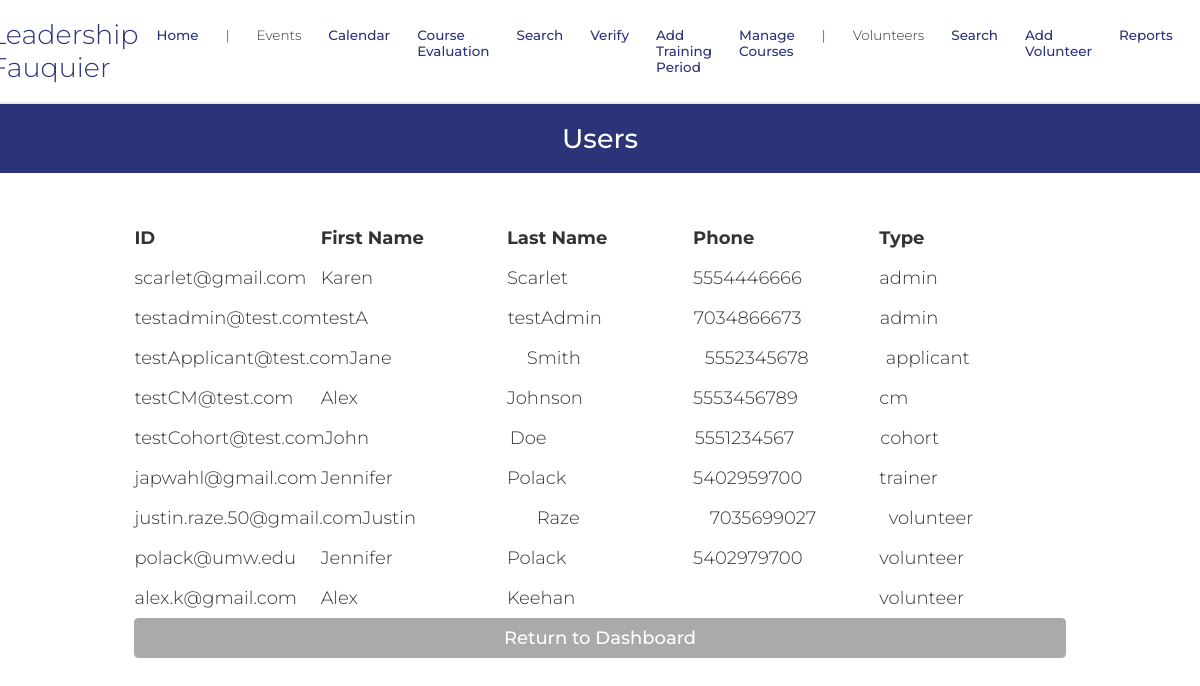
The page /userSearch.php (signed in) on the database as committed earlier.
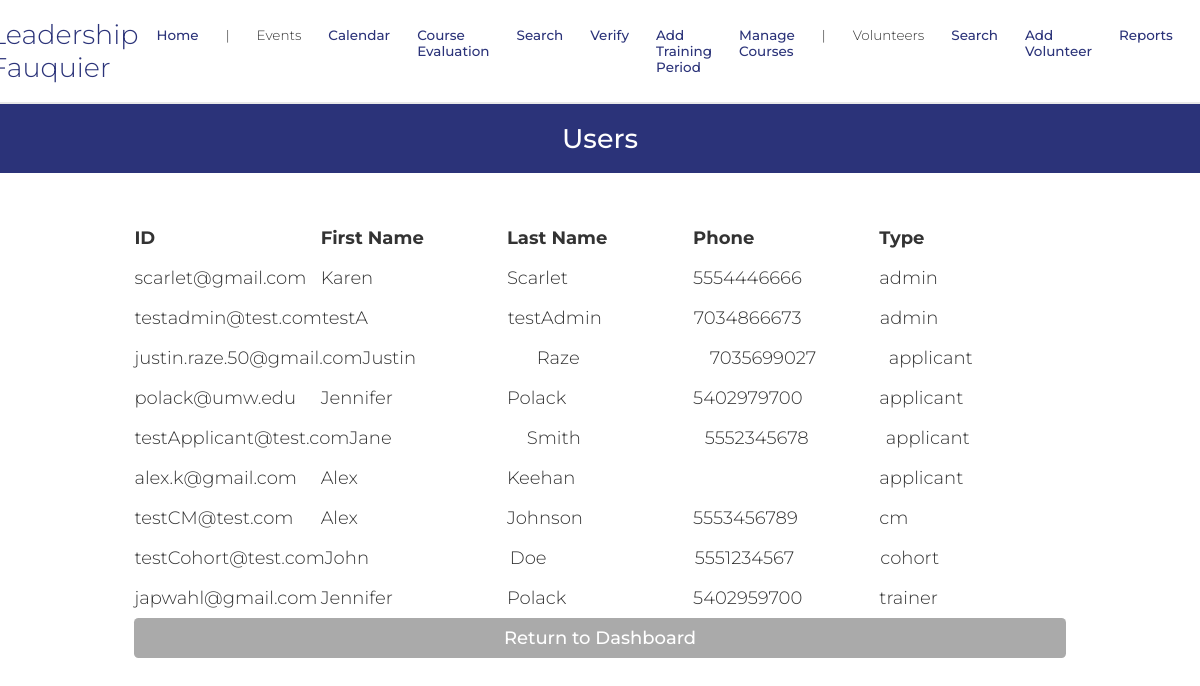
The same page on the database as committed later.
### tables this page shows
CREATE TABLE `dbPersons` (
  `id` varchar(256) NOT NULL,
  `start_date` text DEFAULT NULL,
  `venue` text DEFAULT NULL,
  `first_name` text NOT NULL,
  `last_name` text DEFAULT NULL,
  `address` text DEFAULT NULL,
  `city` text DEFAULT NULL,
  `state` varchar(2) DEFAULT NULL,
  `zip` text DEFAULT NULL,
  `phone1` varchar(12) NOT NULL,
  `phone1type` text DEFAULT NULL,
  `phone2` varchar(12) DEFAULT NULL,
  `phone2type` text DEFAULT NULL,
  `birthday` text DEFAULT NULL,
  `email` text DEFAULT NULL,
  `shirt_size` varchar(3) DEFAULT NULL,
  `computer` varchar(3) DEFAULT NULL,
  `camera` varchar(3) NOT NULL,
  `transportation` varchar(3) NOT NULL,
  `contact_name` text NOT NULL,
  `contact_num` varchar(12) NOT NULL,
  `relation` text NOT NULL,
  `contact_time` text NOT NULL,
  `cMethod` text DEFAULT NULL,
  `position` text DEFAULT NULL,  
  `credithours` text DEFAULT NULL,
  `howdidyouhear` text DEFAULT NULL,
  `commitment` text DEFAULT NULL,
  `motivation` text DEFAULT NULL,
  `specialties` text DEFAULT NULL,
  `convictions` text DEFAULT NULL,
  `type` text DEFAULT NULL,
  `status` text DEFAULT NULL,
  `completedTraining` varchar(100) NOT NULL DEFAULT 'False',
  `availability` text DEFAULT NULL,
  `schedule` text DEFAULT NULL,
  `hours` text DEFAULT NULL,
  `notes` text DEFAULT NULL,
  `password` text DEFAULT NULL,
  `sundays_start` char(5) DEFAULT NULL,
  `sundays_end` char(5) DEFAULT NULL,
  `mondays_start` char(5) DEFAULT NULL,
  `mondays_end` char(5) DEFAULT NULL,
  `tuesdays_start` char(5) DEFAULT NULL,
  `tuesdays_end` char(5) DEFAULT NULL,
  `wednesdays_start` char(5) DEFAULT NULL,
  `wednesdays_end` char(5) DEFAULT NULL,
  `thursdays_start` char(5) DEFAULT NULL,
  `thursdays_end` char(5) DEFAULT NULL,
  `fridays_start` char(5) DEFAULT NULL,
  `fridays_end` char(5) DEFAULT NULL,
  `saturdays_start` char(5) DEFAULT NULL,
  `saturdays_end` char(5) DEFAULT NULL,
  `profile_pic` text NOT NULL,
  `force_password_change` tinyint(1) NOT NULL,
  `gender` varchar(6) NOT NULL
);

### database/dbPersons.php (called while the page is built, shortened)
<?php
include_once(dirname(__FILE__).'/../domain/Person.php');
function retrieve_person($id) {
    $con=connect();
    $query = "SELECT * FROM dbPersons WHERE id = '" . $id . "'";
    $result = mysqli_query($con,$query);
    $result_row = mysqli_fetch_assoc($result);
    $thePerson = make_a_person($result_row);
    return $thePerson;
}
function getall_users() {
    $persons = array();
    $con=connect();
    $query = 'SELECT * FROM dbPersons WHERE id != "vmsroot" ORDER BY type,id';
    $result = mysqli_query($con,$query);
    while ($result_row = mysqli_fetch_assoc($result)) {
        $the_person = make_a_person($result_row);
        $persons[] = $the_person;
    }
    return $persons;
}
function make_a_person($result_row) {
    return $thePerson;
}

### domain/Person.php (called while the page is built, shortened)
<?php
$accessLevelsByRole = [
	'volunteer' => 1,
	'trainer' => 2,
	'admin' => 3,
	'applicant' => 1,
    'cm' => 3,
    'cohort' => 1
];
class Person {
	private $id;
	private $first_name;
	private $last_name;
	private $phone1;
	private $type;
	function __construct($f, $l, $v, $a, $c, $s, $z, $pp, $p1, $p1t, $p2, $p2t, $e, $ts,
                     $comp, $cam, $tran, $cn, $cpn, $rel, $ct, $t, $st, $cntm, $pos,
                     $credithours, $comm, $mot, $spe, $convictions, $av, $sch, $hrs,
                     $bd, $sd, $hdyh, $notes, $pass, $suns, $sune, $mons, $mone, $tues,
                     $tuee, $weds, $wede, $thus, $thue, $fris, $frie, $sats, $sate,
                     $mcp, $gender)  {
		$this->id = $e;
		$this->first_name = $f;
		$this->last_name = $l;
		$this->phone1 = $p1;
		 global $accessLevelsByRole;
    if (trim($t) !== "") {
        $roleArray = explode(',', $t);
        $this->type = [];
        $maxAccess = 0;
        foreach ($roleArray as $role) {
            $role = strtolower(trim($role));
            $this->type[] = $role;
            if (isset($accessLevelsByRole[$role])) {
                $maxAccess = max($maxAccess, $accessLevelsByRole[$role]);
            }
        }
    } else {
        $this->type = [];
    }
	}
	function get_id() {
		return $this->id;
	}
	function get_first_name() {
		return $this->first_name;
	}
	function get_last_name() {
		return $this->last_name;
	}
	function get_phone1() {
		return $this->phone1;
	}
	function get_type() {
		return $this->type;
	}
}

### userSearch.php (the view, shortened to what this page needs)
<?php
    require_once('database/dbPersons.php');
    $users = getall_users();
?>
<!DOCTYPE html>
<html>
    <head>
        <?php require_once('universal.inc') ?>
    </head>
    <body>
        <?php require_once('header.php') ?>
        <h1>Users</h1>
        <main class="search-form">
            <?php
                if (isset($users)) {
                    if (count($users) > 0) {
                        echo "
                                <table class='user' width='500'>
                                    <thead>
                                        <tr>
                                            <td width = '20%'><b>ID </b></td>
                                            <td width = '20%'><b>First Name</b></td>
                                            <td width = '20%'><b>Last Name</b></td>
                                            <td width = '20%'><b>Phone</b></td>
                                            <td width = '20%'><b>Type</b></td>
                                        </tr>
                                    </thead>
                                </table>
                            ";
                        foreach ($users as $user) {
                            $id = $user->get_id();
                            $first_name = $user->get_first_name();
                            $last_name = $user->get_last_name();
                            $phone = $user->get_phone1();
                            $type = $user->get_type()[0];
                            echo "
                                <table class='user' width='500'>
                                    <tbody>
                                        <tr><td width = '20%'>" . $id . "</td>
                                        <td width = '20%'>" . $first_name . "</td>
                                        <td width = '20%'>" . $last_name . "</td>
                                        <td width = '20%'>" . $phone . "</td>
                                        <td width = '20%'>" . $type . "</td>
                                    </tbody>
                                </table>
                            ";
                        }
                    } else {
                        echo '<div class="error-toast">Your search returned no results.</div>';
                    }
                }
            ?>
            <a class="button cancel" href="index.php" style="margin-top: -.5rem">Return to Dashboard</a>
        </main>
    </body>
</html>

### universal.inc (shortened to what this page needs)
<link rel="stylesheet" href="css/base.css" type="text/css" />

### header.php (shortened to what this page needs)
<header>
    <?PHP
    if (!isset($_SESSION['logged_in'])) {
        echo '
        <nav>
            <span id="nav-top">
                <span class="logo">
                    <img src="https://leadershipfauquier.org/wp-content/uploads/2022/09/LeadershipFauquierLogo-404x236-1.png">
                    <span id="vms-logo">Leadership Fauquier</span>
                </span>
                <img id="menu-toggle" src="images/menu.png">
            </span>
            <ul>
                <li><a href="login.php">Log in</a></li>
                <li><a href="register.php">Register</a></li>
            </ul>
        </nav>';
    } else if ($_SESSION['logged_in']) {
        include_once('database/dbPersons.php');
        $admin = 0;
        if (isset($_SESSION['_id'])) {
            $person = retrieve_person($_SESSION['_id']);
            $admin = $person->get_type()[0] == 'admin';
        }
        $path = strrev(substr(strrev($_SERVER['SCRIPT_NAME']), strpos(strrev($_SERVER['SCRIPT_NAME']), '/')));
        if (!isset($_SESSION['type']) || $_SESSION['type'] == "") {
        	echo(' <a href="' . $path . 'personEdit.php?id=' . 'new' . '">Apply</a>');
        	echo(' | <a href="' . $path . 'logout.php">Logout</a><br>');
        }
        else {
            echo('<nav>');
            echo('<span id="nav-top"><span class="logo"><a class="navbar-brand" href="' . $path . 'index.php"><img src="https://leadershipfauquier.org/wp-content/uploads/2022/09/LeadershipFauquierLogo-404x236-1.png"></a>');
            echo('<a class="navbar-brand" id="vms-logo">Leadership Fauquier</a></span><img id="menu-toggle" src="images/menu.png"></span>');
            echo('<ul>');
	        if ($_SESSION['access_level'] >= 1 && !$admin) {
                echo('<li><a class="nav-link active" aria-current="page" href="' . $path . 'index.php">Home</a></li>');
                echo('<span class="nav-divider">|</span>');
                echo('<span class="navbar-brand">Events</span>');
                echo('<li class="sub-item"><a class="nav-link active" aria-current="page" href="' . $path . 'calendar.php">Calendar</a></li>');
		        echo('<li class="sub-item"><a class="nav-link active" aria-current="page" href="' . $path . 'CourseEval.php">Course Evaluation</a></li>');
                echo('<li class="sub-item"><a class="nav-link active" aria-current="page" href="' . $path . 'eventSearch.php">Search</a></li>');
	        }
	        if ($_SESSION['access_level'] >= 2 && !$admin) {
		    echo('<li class="sub-item"><a class="nav-link active" aria-current="page" href="' . $path . 'verify.php">Verify</a></li>');
	            echo('<li class="sub-item"><a class="nav-link active" aria-current="page" href="' . $path . 'selectTrainingPeriod.php">Add Training Period</a></li>');
                echo('<li class="sub-item"><a class="nav-link active" aria-current="page" href="' . $path . 'manageCourses.php">Manage Courses</a></li>');
	            echo('<span class="nav-divider">|</span>');
	            echo('<span class="navbar-brand">Volunteers</span>');
                echo('<li class="sub-item"><a class="nav-link active" aria-current="page" href="' . $path . 'personSearch.php">Search</a></li>
			        <li class="sub-item"><a class="nav-link active" aria-current="page" href="register.php">Add Volunteer</a></li>');
	            echo('<li class="sub-item"><a class="nav-link active" aria-current="page" href="' . $path . 'report.php">Reports</a></li>');
	        }
            if (!$admin) {
                echo '</ul></nav>';
            }
        }
    }
    ?>
</header>

### css/base.css (style rules this page uses)
html, body, header, main, footer, div, span, p, h1, h2, h3, h4, h5, h6, ul, ol, li, input, select, textarea, form, section, label, table, td, tr, th, form, fieldset, em, button, a { padding: 0; margin: 0; font-size: inherit; font-family: inherit; font-weight: inherit; text-decoration: none; font-style: normal; box-sizing: border-box; text-align: left; list-style-type: none; border-spacing: 0; }
:root { --page-background-color: #ffffff; --page-font-color: #333333; --inactive-font-color: #d0d0d0; --inactive-background-color: #f0f0f0; --standout-background: #fafafa; --happy-toast-background-color: #1a7024; --happy-toast-font-color: white; --info-toast-background-color: #2f2f2f; --info-toast-font-color: white; --error-toast-background-color: #701a1a; --error-toast-font-color: white; --shadow-and-border-color: #e8e8e8; --main-color: #2B3379; --accent-color: #31763f; --secondary-accent-color: #f6a4b5; --calendar-event-color: #808080; --calendar-event-color-hover: var(--main-color); --calendar-today-border: 2px solid var(--secondary-accent-color); --button-font-color: white; --button-padding: 0.5rem 1.5rem; --button-border-radius: 0.25rem; --standard-border: 1px solid #333333; --light-border: 1px solid var(--shadow-and-border-color); --text-field-border: 2px solid #e8e8e8; --cancel-button-background-color: #aaa; --error-color: red; font-size: 18px; font-family: Montserrat; font-weight: 300; }
header { position: sticky; top: 0; left: 0; z-index: 10; }
body { background-color: var(--page-background-color); color: var(--page-font-color); font-family: Montserrat; }
nav { font-size: 2rem; display: flex; flex-direction: row; align-items: center; justify-content: center; padding-top: 1rem; padding-bottom: 1rem; font-weight: 300; }
header ul > li, header span { font-size: 0.75rem; list-style-type: none; }
nav { width: 100%; }
nav ul { display: inline-flex; flex-direction: row; gap: 1.5rem; }
nav ul li a { color: var(--main-color); font-weight: 500; text-decoration: none; transition: color .3s; }
span.logo { display: inline-flex; flex-direction: row; align-items: center; margin-right: 1rem; }
nav { background-color: var(--page-background-color); border-bottom: 2px solid var(--shadow-and-border-color); max-width: 100vw; }
#vms-logo { color: var(--main-color); font-weight: 300; font-size: 1.5rem; }
main:not(.login):not(.calendar-view):not(.dashboard) { padding: 1rem; }
input[type=submit], button, .button { color: var(--button-font-color); background-color: var(--main-color); padding: var(--button-padding); border: none; border-radius: var(--button-border-radius); font-weight: 500; width: 100%; transition: background-color .3s; cursor: pointer; text-align: center; }
h1 { font-size: 1.5rem; font-weight: 500; margin-bottom: 2rem; background-color: var(--main-color); color: var(--page-background-color); width: 100%; text-align: center; padding: 1rem; }
.button { display: inline-block; }
button.cancel, a.cancel { background-color: var(--cancel-button-background-color); }
main.search-form { gap: 1rem; margin-bottom: 4rem; display: flex; flex-direction: column; }
@media only screen and (min-width: 1024px) { main.search-form { width: 100%; align-items: center; } }
@media only screen and (min-width: 1024px) { main.search-form > * { width: 80%; } }

Rows that differ between the two databases and show on the page:
changed dbpersons "justin.raze.50@gmail.com": type "volunteer" → "applicant"; moves up the list
changed dbpersons "polack@umw.edu": type "volunteer" → "applicant"; moves up the list
changed dbpersons "alex.k@gmail.com": type "volunteer" → "applicant"; moves up the list
